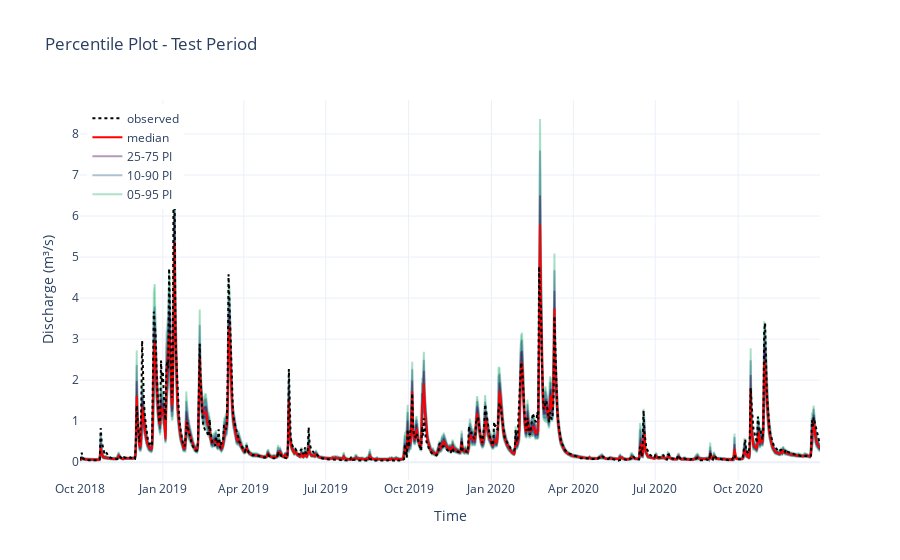

The notebook cell this image was saved under:
### Code cell
fig = percentile_plot_plotly(qobs, qsim, title="Percentile Plot - Test Period")
fig.show()

### Figure 1 — Plotly figure (JSON) as saved in the notebook; plotly's stock layout.template omitted (floating-point values rounded to 4 significant figures; data arrays with more than 128 entries replaced by an {"elided": "..."} marker saying what was removed)
{"data": [{"line": {"color": "rgba(53, 183, 121, 0.4)"}, "mode": "lines", "name": "05-95 PI", "type": "scatter", "x": {"elided": "823 str values"}, "y": {"elided": "823 float values"}}, {"fill": "tonexty", "line": {"color": "rgba(53, 183, 121, 0.4)"}, "mode": "lines", "showlegend": false, "type": "scatter", "x": {"elided": "823 str values"}, "y": {"elided": "823 float values"}}, {"line": {"color": "rgba(49, 104, 142, 0.4)"}, "mode": "lines", "name": "10-90 PI", "type": "scatter", "x": {"elided": "823 str values"}, "y": {"elided": "823 float values"}}, {"fill": "tonexty", "line": {"color": "rgba(49, 104, 142, 0.4)"}, "mode": "lines", "showlegend": false, "type": "scatter", "x": {"elided": "823 str values"}, "y": {"elided": "823 float values"}}, {"line": {"color": "rgba(68, 1, 84, 0.4)"}, "mode": "lines", "name": "25-75 PI", "type": "scatter", "x": {"elided": "823 str values"}, "y": {"elided": "823 float values"}}, {"fill": "tonexty", "line": {"color": "rgba(68, 1, 84, 0.4)"}, "mode": "lines", "showlegend": false, "type": "scatter", "x": {"elided": "823 str values"}, "y": {"elided": "823 float values"}}, {"line": {"color": "red"}, "mode": "lines", "name": "median", "type": "scatter", "x": {"elided": "823 str values"}, "y": {"elided": "823 float values"}}, {"line": {"color": "black", "dash": "dot"}, "mode": "lines", "name": "observed", "type": "scatter", "x": {"elided": "823 str values"}, "y": {"elided": "823 float values"}}], "layout": {"legend": {"x": 0.01, "xanchor": "left", "y": 0.99, "yanchor": "top"}, "title": {"text": "Percentile Plot - Test Period"}, "xaxis": {"title": {"text": "Time"}}, "yaxis": {"title": {"text": "Discharge (m³/s)"}}}}
